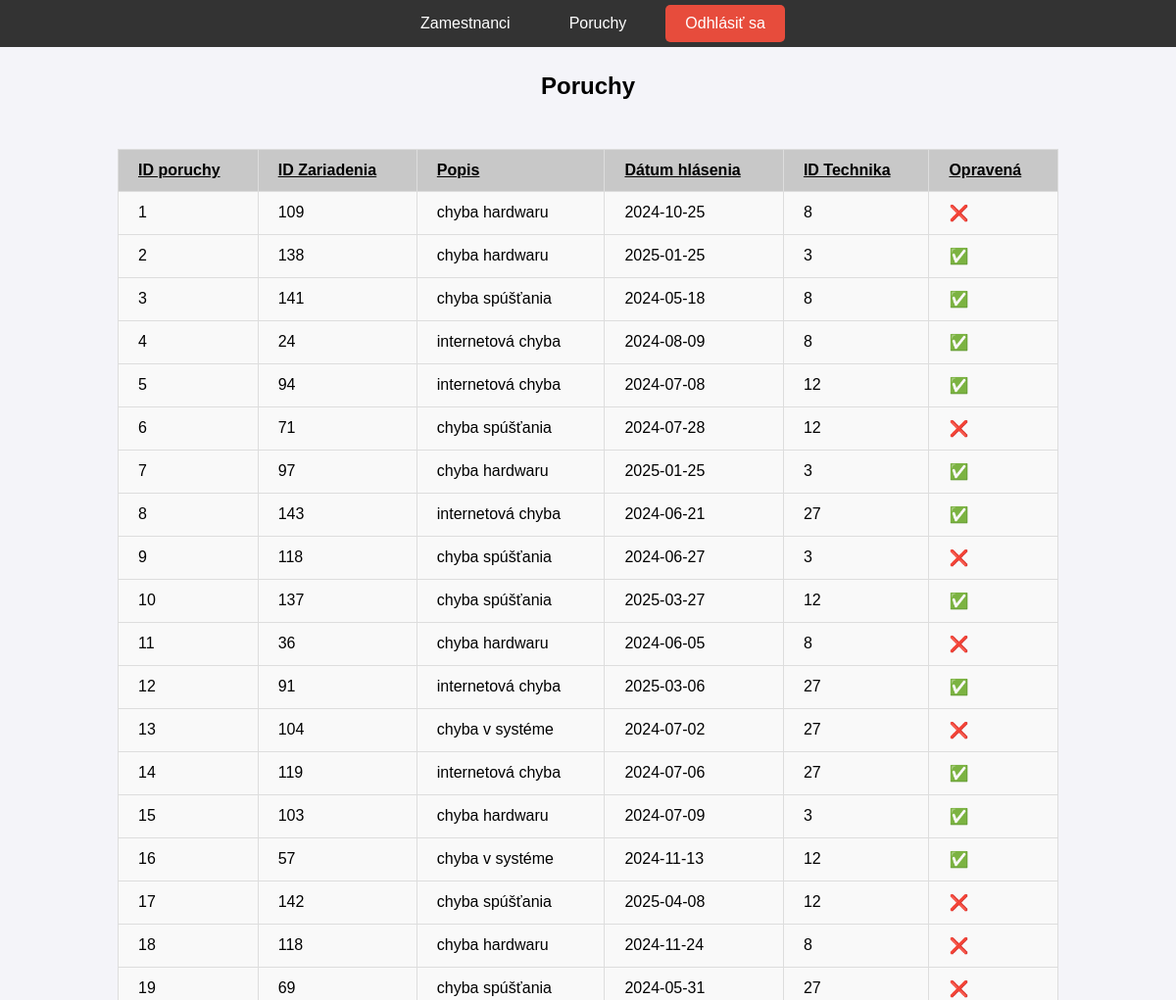
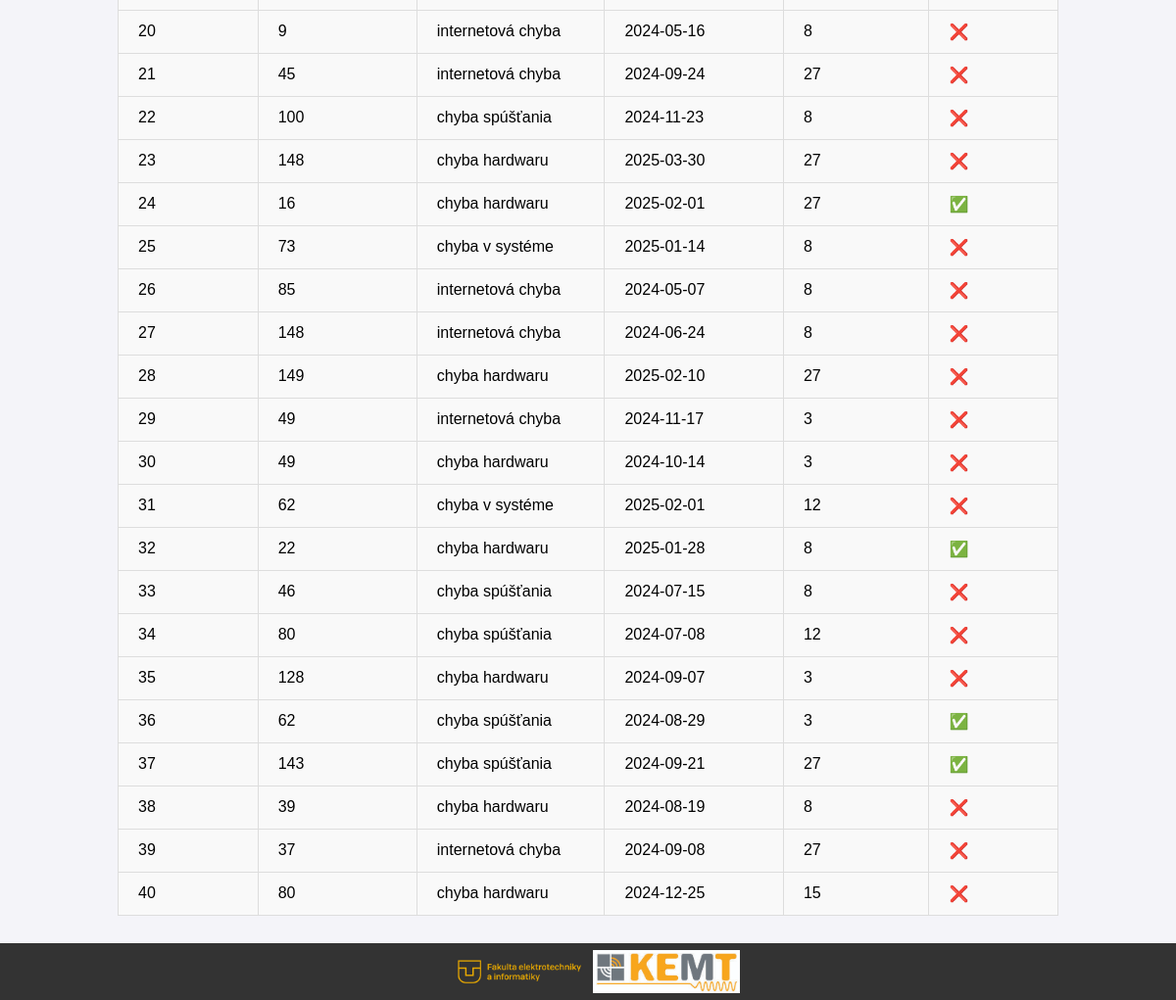
Screenshot of /porucha_technik.php with the database file from the repository (2 pictures, top to bottom).
### tables this page shows
CREATE TABLE `porucha` (
  `ID_poruchy` int(11) NOT NULL,
  `ID_zariadenia` int(11) DEFAULT NULL,
  `popis` text DEFAULT NULL,
  `datum_hlasenia` date DEFAULT NULL,
  `ID_zamestnanca` int(100) DEFAULT NULL,
  `opravena` tinyint(1) DEFAULT NULL
);

### porucha_technik.php (the view, shortened to what this page needs)
<?php
include 'db.php';
$order_column = $_GET['order'] ?? 'ID_poruchy';
$order_direction = ($_GET['dir'] ?? 'asc') === 'desc' ? 'DESC' : 'ASC';
$sql = "SELECT * FROM porucha ORDER BY $order_column $order_direction";
$result = $conn->query($sql);
?>
<!DOCTYPE html>
<html lang="sk">
<head>
</head>
<body>
<nav>
    <a href="zamestnanec_technik.php">Zamestnanci</a>
    <a href="porucha_technik.php">Poruchy</a>
    <a href="logout.php" class="logout-btn">Odhlásiť sa</a>
</nav>
<br><br><br>
    <h2>Poruchy</h2>
    <table border="1">
    <tr>
        <th><a href="?order=ID_poruchy&dir=<?= $order_direction === 'ASC' ? 'desc' : 'asc' ?>">ID poruchy</a></th>
        <th><a href="?order=ID_zariadenia&dir=<?= $order_direction === 'ASC' ? 'desc' : 'asc' ?>">ID Zariadenia</a></th>
        <th><a href="?order=popis&dir=<?= $order_direction === 'ASC' ? 'desc' : 'asc' ?>">Popis</a></th>
        <th><a href="?order=datum_hlasenia&dir=<?= $order_direction === 'ASC' ? 'desc' : 'asc' ?>">Dátum hlásenia</a></th>
        <th><a href="?order=ID_zamestnanca&dir=<?= $order_direction === 'ASC' ? 'desc' : 'asc' ?>">ID Technika</a></th>
        <th><a href="?order=opravena&dir=<?= $order_direction === 'ASC' ? 'desc' : 'asc' ?>">Opravená</a></th>
    </tr>
    <?php while ($row = $result->fetch_assoc()): ?>
        <tr>
            <td><?= $row['ID_poruchy'] ?></td>
            <td><?= $row['ID_zariadenia'] ?></td>
            <td><?= htmlspecialchars($row['popis']) ?></td>
            <td><?= $row['datum_hlasenia'] ?></td>
            <td><?= $row['ID_zamestnanca'] ?></td>
            <td>
                <?php if ($_SESSION['role'] === 'admin' || $_SESSION['role'] === 'technik'): ?>
                    <span class="toggle-icon" onclick="toggleOpravena(<?= $row['ID_poruchy'] ?>, <?= $row['opravena'] ?>)">
                        <?= $row['opravena'] ? '✅' : '❌' ?>
                    </span>
                <?php else: ?>
                    <?= $row['opravena'] ? '✅' : '❌' ?>
                <?php endif; ?>
            </td>
        </tr>
    <?php endwhile; ?>
</table>
<br><br>
<footer>
    <img src="fei_logo.png" alt="Logo FEI" width="150">
    <img src="kemt_logo.png" alt="Logo KEMT" width="150">
</footer>
</body>
</html>

### porucha_technik.php (style rules this page uses)
body { opacity: 0.7; transition: opacity 0.3s ease-in-out; }
body.loaded { opacity: 1; }
body { font-family: Arial, sans-serif; margin: 0; padding: 0; background-color: #f4f4f9; text-align: center; }
nav { padding: 5px; position: fixed; top: 0; left: 0; width: 100%; background-color: #333; display: flex; justify-content: center; align-items: center; }
nav a { color: white; text-decoration: none; padding: 10px 20px; margin: 0 10px; border-radius: 5px; transition: background-color 0.3s; }
.logout-btn { background-color: #e74c3c; color: white; padding: 10px 20px; border: none; border-radius: 5px; font-size: 16px; cursor: pointer; transition: background-color 0.3s; }
table { width: 80%; margin: 50px auto; border-collapse: collapse; }
table, th, td { border: 1px solid #ddd; }
th, td { padding: 12px 20px; text-align: left; }
th { background-color:rgb(200, 200, 200); color: black; }
a { color: black; }
td { background-color: #f9f9f9; }
footer { position: fixed; bottom: 0; left: 0; width: 100%; background-color: #333; padding: 5px; display: flex; justify-content: center; align-items: center; }

### rows the page displays
porucha: ID_poruchy "1", ID_zariadenia "109", popis "chyba hardwaru", datum_hlasenia "2024-10-25", ID_zamestnanca "8"
porucha: ID_poruchy "2", ID_zariadenia "138", popis "chyba hardwaru", datum_hlasenia "2025-01-25", ID_zamestnanca "3"
porucha: ID_poruchy "3", ID_zariadenia "141", popis "chyba spúšťania", datum_hlasenia "2024-05-18", ID_zamestnanca "8"
porucha: ID_poruchy "4", ID_zariadenia "24", popis "internetová chyba", datum_hlasenia "2024-08-09", ID_zamestnanca "8"
porucha: ID_poruchy "5", ID_zariadenia "94", popis "internetová chyba", datum_hlasenia "2024-07-08", ID_zamestnanca "12"
porucha: ID_poruchy "6", ID_zariadenia "71", popis "chyba spúšťania", datum_hlasenia "2024-07-28", ID_zamestnanca "12"
porucha: ID_poruchy "7", ID_zariadenia "97", popis "chyba hardwaru", datum_hlasenia "2025-01-25", ID_zamestnanca "3"
porucha: ID_poruchy "8", ID_zariadenia "143", popis "internetová chyba", datum_hlasenia "2024-06-21", ID_zamestnanca "27"
porucha: ID_poruchy "9", ID_zariadenia "118", popis "chyba spúšťania", datum_hlasenia "2024-06-27", ID_zamestnanca "3"
porucha: ID_poruchy "10", ID_zariadenia "137", popis "chyba spúšťania", datum_hlasenia "2025-03-27", ID_zamestnanca "12"
porucha: ID_poruchy "11", ID_zariadenia "36", popis "chyba hardwaru", datum_hlasenia "2024-06-05", ID_zamestnanca "8"
porucha: ID_poruchy "12", ID_zariadenia "91", popis "internetová chyba", datum_hlasenia "2025-03-06", ID_zamestnanca "27"
porucha: ID_poruchy "13", ID_zariadenia "104", popis "chyba v systéme", datum_hlasenia "2024-07-02", ID_zamestnanca "27"
porucha: ID_poruchy "14", ID_zariadenia "119", popis "internetová chyba", datum_hlasenia "2024-07-06", ID_zamestnanca "27"
porucha: ID_poruchy "15", ID_zariadenia "103", popis "chyba hardwaru", datum_hlasenia "2024-07-09", ID_zamestnanca "3"
porucha: ID_poruchy "16", ID_zariadenia "57", popis "chyba v systéme", datum_hlasenia "2024-11-13", ID_zamestnanca "12"
porucha: ID_poruchy "17", ID_zariadenia "142", popis "chyba spúšťania", datum_hlasenia "2025-04-08", ID_zamestnanca "12"
porucha: ID_poruchy "18", ID_zariadenia "118", popis "chyba hardwaru", datum_hlasenia "2024-11-24", ID_zamestnanca "8"
porucha: ID_poruchy "19", ID_zariadenia "69", popis "chyba spúšťania", datum_hlasenia "2024-05-31", ID_zamestnanca "27"
porucha: ID_poruchy "20", ID_zariadenia "9", popis "internetová chyba", datum_hlasenia "2024-05-16", ID_zamestnanca "8"
porucha: ID_poruchy "21", ID_zariadenia "45", popis "internetová chyba", datum_hlasenia "2024-09-24", ID_zamestnanca "27"
porucha: ID_poruchy "22", ID_zariadenia "100", popis "chyba spúšťania", datum_hlasenia "2024-11-23", ID_zamestnanca "8"
porucha: ID_poruchy "23", ID_zariadenia "148", popis "chyba hardwaru", datum_hlasenia "2025-03-30", ID_zamestnanca "27"
porucha: ID_poruchy "24", ID_zariadenia "16", popis "chyba hardwaru", datum_hlasenia "2025-02-01", ID_zamestnanca "27"
porucha: ID_poruchy "25", ID_zariadenia "73", popis "chyba v systéme", datum_hlasenia "2025-01-14", ID_zamestnanca "8"
porucha: ID_poruchy "26", ID_zariadenia "85", popis "internetová chyba", datum_hlasenia "2024-05-07", ID_zamestnanca "8"
porucha: ID_poruchy "27", ID_zariadenia "148", popis "internetová chyba", datum_hlasenia "2024-06-24", ID_zamestnanca "8"
porucha: ID_poruchy "28", ID_zariadenia "149", popis "chyba hardwaru", datum_hlasenia "2025-02-10", ID_zamestnanca "27"
porucha: ID_poruchy "29", ID_zariadenia "49", popis "internetová chyba", datum_hlasenia "2024-11-17", ID_zamestnanca "3"
porucha: ID_poruchy "30", ID_zariadenia "49", popis "chyba hardwaru", datum_hlasenia "2024-10-14", ID_zamestnanca "3"
porucha: ID_poruchy "31", ID_zariadenia "62", popis "chyba v systéme", datum_hlasenia "2025-02-01", ID_zamestnanca "12"
porucha: ID_poruchy "32", ID_zariadenia "22", popis "chyba hardwaru", datum_hlasenia "2025-01-28", ID_zamestnanca "8"
porucha: ID_poruchy "33", ID_zariadenia "46", popis "chyba spúšťania", datum_hlasenia "2024-07-15", ID_zamestnanca "8"
porucha: ID_poruchy "34", ID_zariadenia "80", popis "chyba spúšťania", datum_hlasenia "2024-07-08", ID_zamestnanca "12"
porucha: ID_poruchy "35", ID_zariadenia "128", popis "chyba hardwaru", datum_hlasenia "2024-09-07", ID_zamestnanca "3"
porucha: ID_poruchy "36", ID_zariadenia "62", popis "chyba spúšťania", datum_hlasenia "2024-08-29", ID_zamestnanca "3"
porucha: ID_poruchy "37", ID_zariadenia "143", popis "chyba spúšťania", datum_hlasenia "2024-09-21", ID_zamestnanca "27"
porucha: ID_poruchy "38", ID_zariadenia "39", popis "chyba hardwaru", datum_hlasenia "2024-08-19", ID_zamestnanca "8"
porucha: ID_poruchy "39", ID_zariadenia "37", popis "internetová chyba", datum_hlasenia "2024-09-08", ID_zamestnanca "27"
porucha: ID_poruchy "40", ID_zariadenia "80", popis "chyba hardwaru", datum_hlasenia "2024-12-25", ID_zamestnanca "15"
